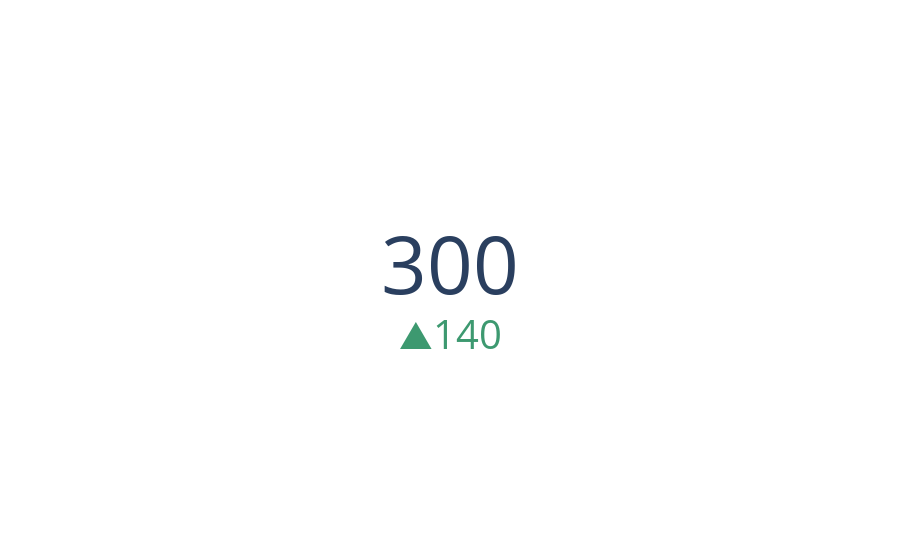

The notebook cell saved with this chart:
### Code cell
fig = go.Figure()

fig.add_trace(go.Indicator(
    mode = "number+delta",
    value = 300,
    delta = {'reference':160} ))

### Figure 1 — Plotly figure (JSON) as saved in the notebook; plotly's stock layout.template omitted (floating-point values rounded to 4 significant figures)
{"data": [{"delta": {"reference": 160}, "mode": "number+delta", "type": "indicator", "value": 300}], "layout": {}}
